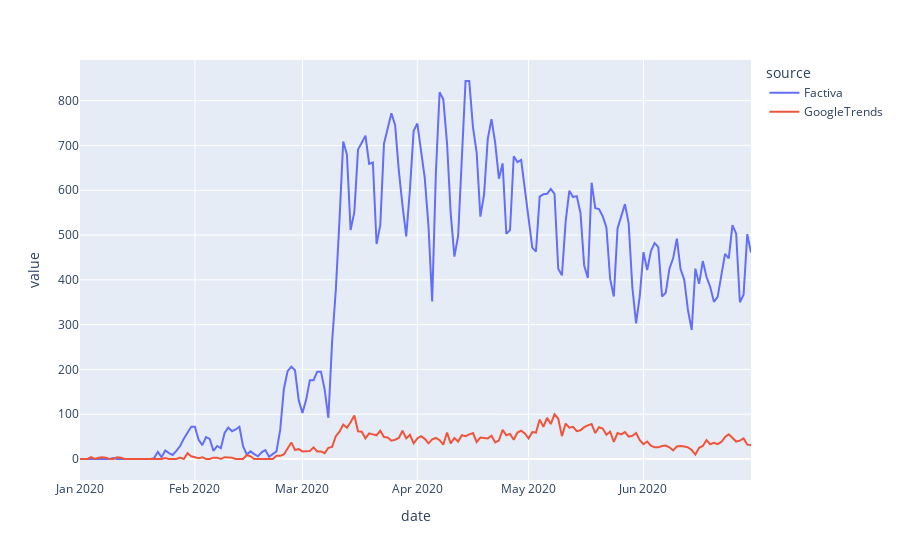

Notebook code cell kept with this figure:
### Code cell
topic = 'coronavirus'
g = px.line(data_melted[data_melted.topic==topic], x='date', y='value', color='source')
g.show()

### Figure 1 — Plotly figure (JSON) as saved in the notebook; plotly's stock layout.template omitted (floating-point values rounded to 4 significant figures; data arrays with more than 128 entries replaced by an {"elided": "..."} marker saying what was removed)
{"data": [{"hovertemplate": "source=Factiva<br>date=%{x}<br>value=%{y}<extra></extra>", "legendgroup": "Factiva", "line": {"color": "#636efa", "dash": "solid"}, "marker": {"symbol": "circle"}, "mode": "lines", "name": "Factiva", "orientation": "v", "showlegend": true, "type": "scatter", "x": {"elided": "182 str values"}, "xaxis": "x", "y": {"elided": "182 int values"}, "yaxis": "y"}, {"hovertemplate": "source=GoogleTrends<br>date=%{x}<br>value=%{y}<extra></extra>", "legendgroup": "GoogleTrends", "line": {"color": "#EF553B", "dash": "solid"}, "marker": {"symbol": "circle"}, "mode": "lines", "name": "GoogleTrends", "orientation": "v", "showlegend": true, "type": "scatter", "x": {"elided": "182 str values"}, "xaxis": "x", "y": {"elided": "182 int values"}, "yaxis": "y"}], "layout": {"legend": {"title": {"text": "source"}, "tracegroupgap": 0}, "margin": {"t": 60}, "xaxis": {"anchor": "y", "domain": [0, 1], "title": {"text": "date"}}, "yaxis": {"anchor": "x", "domain": [0, 1], "title": {"text": "value"}}}}
